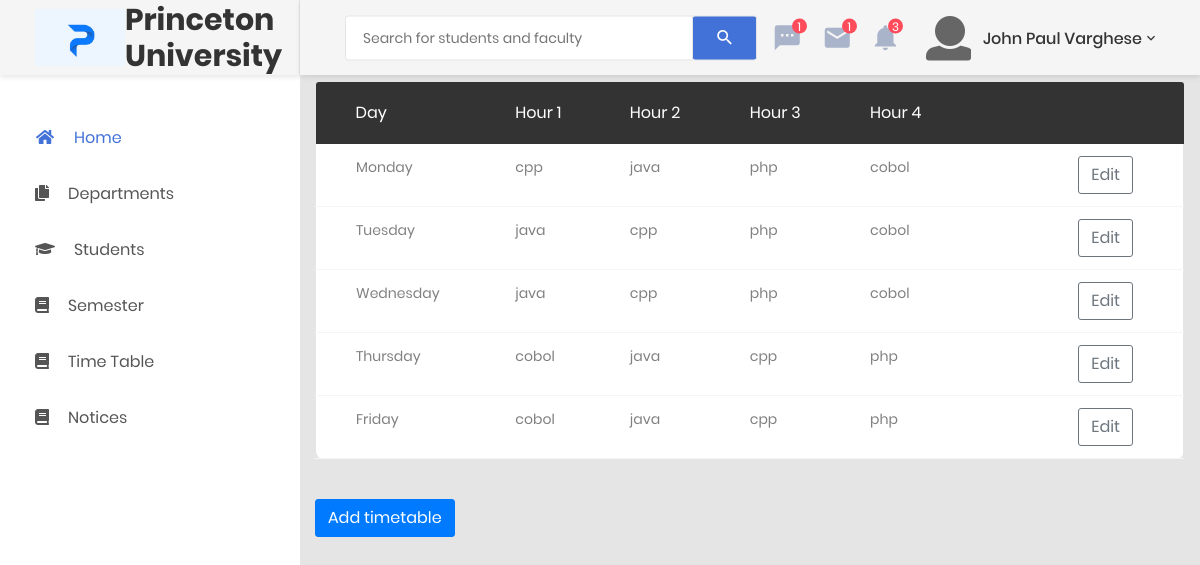
/views/faculty_timetable.php?id=1 (signed in), run on the app's committed database.
### tables this page shows
CREATE TABLE `faculty` (
  `fac_id` int(11) NOT NULL,
  `fac_name` varchar(50) NOT NULL,
  `department` varchar(50) NOT NULL,
  `email` varchar(50) NOT NULL,
  `mobile` varchar(50) NOT NULL,
  `address` varchar(200) NOT NULL,
  `dob` date NOT NULL,
  `gender` varchar(10) NOT NULL,
  `password` varchar(50) NOT NULL,
  `status` varchar(50) NOT NULL DEFAULT 'Pending'
);

CREATE TABLE `timetable` (
  `id` int(11) NOT NULL,
  `department` varchar(50) NOT NULL,
  `semester` varchar(50) NOT NULL,
  `day` varchar(50) NOT NULL,
  `h1` varchar(50) NOT NULL,
  `h2` varchar(50) NOT NULL,
  `h3` varchar(50) NOT NULL,
  `h4` varchar(50) NOT NULL
);

### views/faculty_timetable.php (the view, shortened to what this page needs)
<?php
    include '../controller/MyController.php';
 ?>
 <!DOCTYPE html>
<html lang="en">
<head>
    <link href="css/font-face.css" rel="stylesheet" media="all">
    <link href="vendor/font-awesome-4.7/css/font-awesome.min.css" rel="stylesheet" media="all">
    <link href="vendor/font-awesome-5/css/fontawesome-all.min.css" rel="stylesheet" media="all">
    <link href="vendor/mdi-font/css/material-design-iconic-font.min.css" rel="stylesheet" media="all">
    <link href="vendor/bootstrap-4.1/bootstrap.min.css" rel="stylesheet" media="all">
    <link href="vendor/animsition/animsition.min.css" rel="stylesheet" media="all">
    <link href="vendor/bootstrap-progressbar/bootstrap-progressbar-3.3.4.min.css" rel="stylesheet" media="all">
    <link href="vendor/wow/animate.css" rel="stylesheet" media="all">
    <link href="vendor/css-hamburgers/hamburgers.min.css" rel="stylesheet" media="all">
    <link href="vendor/slick/slick.css" rel="stylesheet" media="all">
    <link href="vendor/select2/select2.min.css" rel="stylesheet" media="all">
    <link href="vendor/perfect-scrollbar/perfect-scrollbar.css" rel="stylesheet" media="all">
    <link href="css/theme.css" rel="stylesheet" media="all">
</head>
<body class="animsition">
    <div class="page-wrapper">
        <aside class="menu-sidebar d-none d-lg-block">
            <div class="logo">
                <img src="../views/images/letterp.jpg" width="90" height="150" class="d-inline-block align-top" alt="Princeton" />
                <a href="#"><h2>Princeton University</h2>
                </a>
            </div>
            <div class="menu-sidebar__content js-scrollbar1">
                <nav class="navbar-sidebar">
                    <ul class="list-unstyled navbar__list">
                        <li class="active has-sub">
                            <a class="js-arrow" href="faculty_home.php">
                            <i class="fa fa-home fa-fw" aria-hidden="true"></i>Home</a>
                        </li>
                        <li class="has-sub">
                            <a class="js-arrow" href="#">
                                <i class="fas fa-copy"></i>Departments</a>
                        </li>
                        <li class="has-sub">
                            <a class="js-arrow" href="#">
                            <i class="fas fa-graduation-cap"></i>Students</a>
                        </li>
                        <li class="has-sub">
                            <a class="js-arrow" href="#">
                            <i class="fas fa-book"></i>Semester</a>
                        </li>
                        <li class="has-sub">
                            <a class="js-arrow" href="#">
                            <i class="fas fa-book"></i>Time Table</a>
                        </li>
                        <li class="has-sub">
                            <a class="js-arrow" href="#">
                            <i class="fas fa-book"></i>Notices</a>
                        </li>
                    </ul>
                </nav>
            </div>
        </aside>
        <div class="page-container">
            <header class="header-desktop">
                <div class="section__content section__content--p30">
                    <div class="container-fluid">
                        <div class="header-wrap">
                            <form class="form-header" action="" method="POST">
                                <input class="au-input au-input--xl" type="text" name="search" placeholder="Search for students and faculty" />
                                <button class="au-btn--submit" type="submit">
                                    <i class="zmdi zmdi-search"></i>
                                </button>
                            </form>
                            <div class="header-button">
                                <div class="noti-wrap">
                                    <div class="noti__item js-item-menu">
                                        <i class="zmdi zmdi-comment-more"></i>
                                        <span class="quantity">1</span>
                                    </div>
                                    <div class="noti__item js-item-menu">
                                        <i class="zmdi zmdi-email"></i>
                                        <span class="quantity">1</span>
                                    </div>
                                    <div class="noti__item js-item-menu">
                                        <i class="zmdi zmdi-notifications"></i>
                                        <span class="quantity">3</span>
                                    </div>
                                </div>
                                <div class="account-wrap">
                                    <div class="account-item clearfix js-item-menu">
                                        <div class="image">
                                        <i class="fa fa-user fa-3x" aria-hidden="true"></i>
                                        </div>
                                        <div class="content">
                                            <a class="js-acc-btn" href="#"><?php
                                                                    include '../config/connection.php';
                                                                    $var = $_SESSION['fac_id'];
                                                                    $sql = "select * from faculty where fac_id='".$var."'";
                                                                    $result = mysqli_query($conn,$sql);
                                                                    if($row = mysqli_fetch_assoc($result))
                                                                        {
                                                                            echo  $row['fac_name'];
                                                                        }
                                                                            ?></a>
                                        </div>
                                                        <?php
                                                                    include '../config/connection.php';
                                                                    $var = $_SESSION['fac_id'];
                                                                    $sql = "select * from faculty where fac_id='".$var."'";
                                                                    $result = mysqli_query($conn,$sql);
                                                                    if($row = mysqli_fetch_assoc($result))
                                                                        {
                                                                            echo  $row['fac_name'];
                                                                        }
                                                                            ?></a>
                                                    <span class="email"><?php
                                                                    include '../config/connection.php';
                                                                    $var = $_SESSION['fac_id'];
                                                                    $sql = "select * from faculty where fac_id='".$var."'";
                                                                    $result = mysqli_query($conn,$sql);
                                                                    if($row = mysqli_fetch_assoc($result))
                                                                        {
                                                                            echo  $row['email'];
                                                                        }
                                                                            ?></span>
                                    </div>
                                </div>
                            </div>
                        </div>
                    </div>
                </div>
            </header>
            <div class="container">
<div class="row m-t-30">
     <div class="col-md-12">
            <div class="table-responsive m-b-40">
            <br>
            <br>
              <table class="table table-borderless table-data3">
                <thead>
                     <tr>
                        <th>Day</th>
                        <th>Hour 1</th>
                        <th>Hour 2</th>
                        <th>Hour 3</th>
                        <th>Hour 4</th>
                        <th></th>
                        <th></th>
                    </tr>
                </thead>
                <tbody>
                <?php
                    require '../config/connection.php';
                    $sem = $_GET['id'];
                    $var =$_SESSION['fac_dept'];
                    $sql = "SELECT * from timetable where department = '".$var."' and semester = '".$sem."'";
                    $result = mysqli_query($conn,$sql);
                    while($row = mysqli_fetch_assoc($result))
                    {
						           ?>
                    <tr>
                        <td><?php echo $row['day'];?></td>
                        <td><?php echo $row['h1'];?></td>
                        <td><?php echo $row['h2'];?></td>
                        <td><?php echo $row['h3'];?></td>
                        <td><?php echo $row['h4'];?></td>
                        <td>
                        </td>
                        <td><a href="..views/faculty_add_timetable.php?id=<?php $sem; ?>" class="btn btn-outline-secondary  btn-arrow-right" role="button">Edit</a></td>
                    </tr>
                    <?php
					            }
                      ?>
                </tbody>
              </table>
            </div>
            <a class="btn btn-primary" href="faculty_add_timetable.php?id=<?php $row['department'];?>">Add timetable</a>
</div>
</body>
                            <?php include('admin_footer.php');?>

### views/admin_footer.php (shortened to what this page needs)
<div class="main-content">
                        <div class="row">
                            <div class="col-md-12">
                            </div>
                        </div>
                    </div>
</body>
</html>

### data on the page
faculty: fac_name "John Paul Varghese"
timetable: day "Monday", h1 "cpp", h2 "java", h3 "php", h4 "cobol"
timetable: day "Tuesday", h1 "java", h2 "cpp", h3 "php", h4 "cobol"
timetable: day "Wednesday", h1 "java", h2 "cpp", h3 "php", h4 "cobol"
timetable: day "Thursday", h1 "cobol", h2 "java", h3 "cpp", h4 "php"
timetable: day "Friday", h1 "cobol", h2 "java", h3 "cpp", h4 "php"
